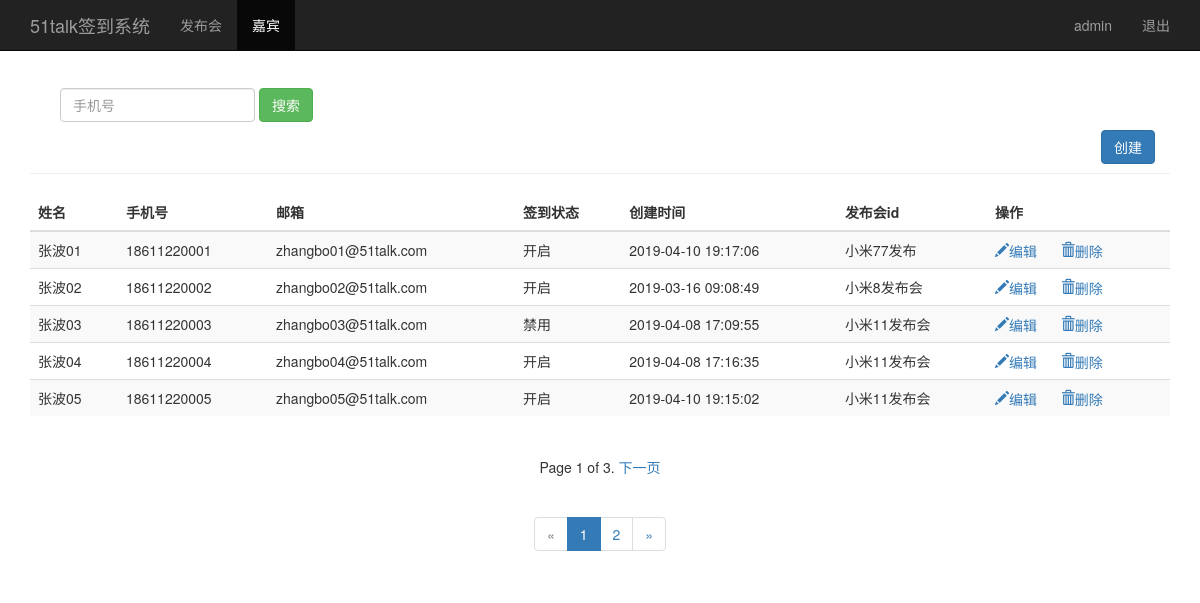
Page /search_phone/ (signed in) on the earlier database version.
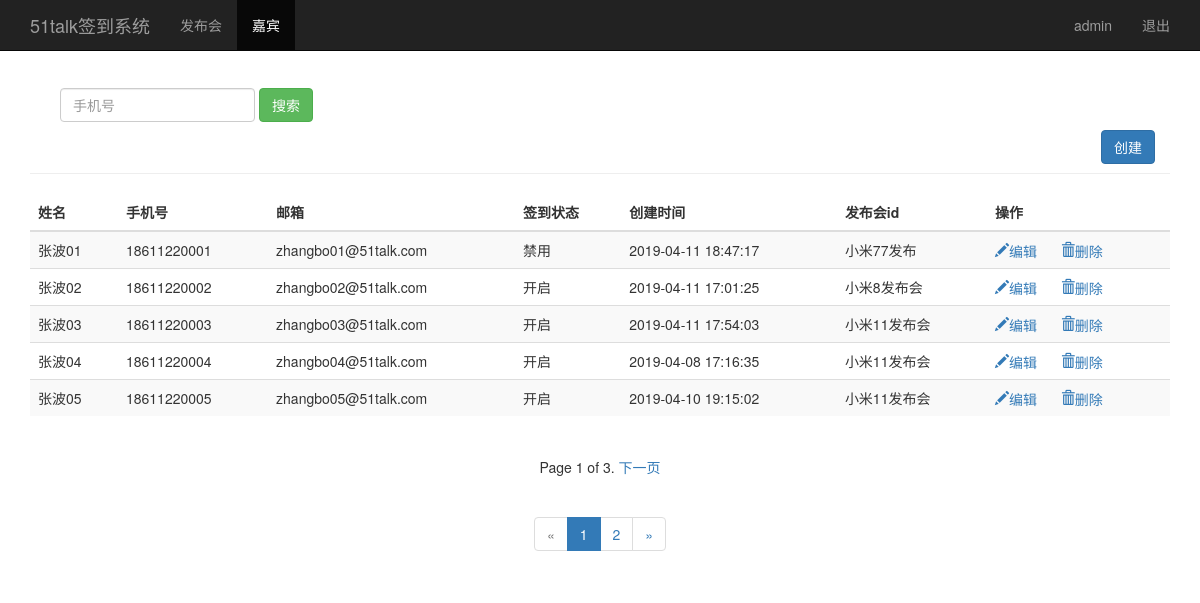
Same page on the later database version.
### sign/models.py (models this page shows, shortened)
class Guest(models.Model):
    event = models.ForeignKey(Event,on_delete=models.CASCADE)
    realname = models.CharField("嘉宾姓名",max_length=64)
    phone = models.CharField("嘉宾手机号",max_length=16)
    email = models.EmailField("嘉宾邮箱",)
    sign = models.BooleanField("嘉宾签到状态")
    create_time = models.DateTimeField(auto_now=True)
    class Meta:
        unique_together = ("event","phone")
        ordering = ['-id']

class Event(models.Model):
    name = models.CharField("发布会名称",max_length=100)
    limit = models.IntegerField("发布会人数")
    status = models.BooleanField("发布会状态")
    address = models.CharField("发布会地址",max_length=200)
    start_time = models.DateTimeField("发布会时间")
    create_time = models.DateTimeField(auto_now=True)
    class Meta:
        ordering = ['-id']
    def __str__(self):
        return self.name

### sign/views.py (the view)
# urls.py: path('search_phone/',views.search_phone),
@login_required
def search_phone(request):
    username = request.session.get('user','')
    search_phone = request.GET.get('phone','')
    guests = Guest.objects.filter(phone__contains=search_phone).order_by('id') #按照id升序
    if len(guests) == 0:
        return render(request,"guest_manage.html",{"user":username,"type":"list",
                                                   "search_result":"result_not",
                                                   "hint":"搜索嘉宾查询结果为空，请重新查询！！！"})
    paginator = Paginator(guests,5)
    page = request.GET.get('page')
    try:
        contacts = paginator.page(page)
    except PageNotAnInteger:
        contacts = paginator.page(1)
    except EmptyPage:
        contacts = paginator.page(paginator.num_pages)
    return render(request,"guest_manage.html",{"user":username,"guests":contacts,
                                               "type":"list","search_result":"result_data",
                                               "phone":search_phone})

### sign/templates/guest_manage.html (shortened to what this page needs)
<!DOCTYPE html>
<html lang="zh-CN">
  <head>
      {% load bootstrap3 %}
      {% bootstrap_css %}
  </head>
<body>
      <nav class="navbar navbar-fixed-top navbar-inverse">
          <div class="container">
              <div class="navbar-header">
                  <a class="navbar-brand" href="/event_manage/">51talk签到系统</a>
              </div>
              <div id="navbar" class="collapse navbar-collapse">
                  <ul class="nav navbar-nav">
                      <li>
                        <a href="/event_manage/">发布会</a>
                      </li>
                      <li class="active">
                        <a href="/guest_manage/">嘉宾</a>
                      </li>
                  </ul>
                  <ul class="nav navbar-nav navbar-right">
                      <li>
                        <a href="#">{{ user }}</a>
                      </li>
                      <li>
                        <a href="/logout/">退出</a>
                      </li>
                  </ul>
              </div>
          </div>
      </nav>
      {% if type == "list" %}
      <div class="container theme-showcase" role="main">
          <div class="page-header" style="margin-top: 80px;">
               <div id="navbar1" class="navbar-collapse collapse">
                  <form class="navbar-form" method="get" action="/search_phone/">
                      <div class="form-group">
                          <input name="phone" type="tel" placeholder="手机号" class="form-control">
                      </div>
                      <button type="submit" class="btn btn-success">搜索</button>
                  </form>
                  <button class="btn btn-primary" name="submit" style="float:right;"
                          onclick="location.href='/guest_manage/add_guest/'">创建
                  </button>
               </div>
          </div>
          <div class="row">
              <div class="col-md-6" style="width:1170px;">
                  <table class="table table-striped">
                      <thead>
                          <tr>
                              <th>姓名</th>
                              <th>手机号</th>
                              <th>邮箱</th>
                              <th>签到状态</th>
                              <th>创建时间</th>
                              <th>发布会id</th>
                              <th>操作</th>
                          </tr>
                      </thead>
                      <tbody>
                          {% for guest in guests %}
                          <tr>
                              <td>{{ guest.realname}}</td>
                              <td>{{ guest.phone}}</td>
                              <td>{{ guest.email}}</td>
                              <td>
                                  {% if guest.sign == True %}
                                  <span>开启</span>
                                  {% elif guest.sign == False %}
                                  <span>禁用</span>
                                  {% endif %}
                              </td>
                              <td>{{ guest.create_time | date:"Y-m-d H:i:s"}}</td>
                              <td>{{ guest.event }}</td>
                              <td>
                                  <a href="/guest_manage/edit_guest/{{ guest.id }}/">
                                      <i class="glyphicon glyphicon-pencil">编辑</i>
                                  </a>
                                  <a href="#" style="margin-left:20px;">
                                      <i class="glyphicon glyphicon-trash">删除</i>
                                  </a>
                              </td>
                          </tr>
                          {% endfor %}
                      </tbody>
                  </table>
              </div>
          </div>
     </div>
      {% endif %}
      <div class="container-fluid">
          <div class="col-sm-9 col-sm-offset-3 col-md-10 col-md-offset-2 main">
          </div>
      </div>
      <div style="text-align: center;">
          <div class="pagination">
              <span class="step-links">
                        {% if guests %}
                             <span class="current">
                                 Page {{ guests.number }} of {{ guests.paginator.num_pages }}.
                             </span>
                        {% endif %}
                  {% if guests.has_next %}
                      {% if phone %}
                            <a href="?phone={{ phone }}&page={{ guests.next_page_number}}">下一页</a>
                      {% else %}
                            <a href="?page={{ guests.next_page_number }}">下一页</a>
                      {% endif %}
                  {% endif %}
              </span>
          </div>
      </div>
      {% if search_result == "result_data" %}
      <div class="container" style="text-align: center;">
          <div class="pagination">
              {% if guests %}
                  {% if guests.has_previous %}
                      <li class="active"><a href="?name={{ name }}&page={{ guests.number}}">{{ guests.number}}</a></li>
                  {% else %}
                      {% if name %}
                          <li class="disabled"><a href="#">&laquo;</a></li>
                          <li class="active"><a href="?name={{ name }}&page={{ guests.number}}">{{ guests.number}}</a></li>
                      {% else %}
                          <li class="disabled"><a href="#">&laquo;</a></li>
                          <li class="active"><a href="?page={{ guests.number}}">{{ guests.number}}</a></li>
                      {% endif %}
                  {% endif %}
              {% endif %}
              {% if guests.has_next %}
                  {% if name %}
                      <li><a href="?name={{ name }}&page={{ guests.next_page_number}}">{{ guests.next_page_number}}</a></li>
                      <li><a href="?name={{ name }}&page={{ guests.next_page_number}}">&raquo;</a></li>
                  {% else %}
                      <li><a href="?page={{ guests.next_page_number}}">{{ guests.next_page_number}}</a></li>
                      <li><a href="?page={{ guests.next_page_number}}">&raquo;</a></li>
                  {% endif %}
              {% else %}
                  <li class="disabled"><a href="#">&raquo;</a></li>
              {% endif %}
      </div>
      {% endif %}
</body>
</html>

Differences in the rows shown:
changed Guest "张波01": create_time "2019-04-10 19:17:06" → "2019-04-11 18:47:17"; sign "开启" → "禁用"
changed Guest "张波02": create_time "2019-03-16 09:08:49" → "2019-04-11 17:01:25"
changed Guest "张波03": create_time "2019-04-08 17:09:55" → "2019-04-11 17:54:03"; sign "禁用" → "开启"
